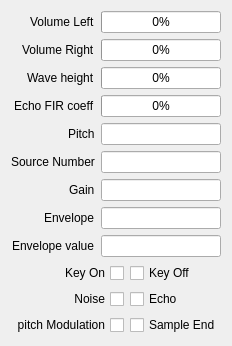
          <widget class="QWidget" name="Channel4">
           <attribute name="title">
            <string>4</string>
           </attribute>
           <layout class="QGridLayout" name="gridLayout_9">
            <item row="0" column="0">
             <layout class="QFormLayout" name="formLayout_8">
              <property name="fieldGrowthPolicy">
               <enum>QFormLayout::ExpandingFieldsGrow</enum>
              </property>
              <property name="rowWrapPolicy">
               <enum>QFormLayout::DontWrapRows</enum>
              </property>
              <property name="labelAlignment">
               <set>Qt::AlignRight|Qt::AlignTrailing|Qt::AlignVCenter</set>
              </property>
              <property name="formAlignment">
               <set>Qt::AlignHCenter|Qt::AlignTop</set>
              </property>
              <item row="0" column="0">
               <widget class="QLabel" name="VolumeLlabel_4">
                <property name="text">
                 <string>Volume Left</string>
                </property>
               </widget>
              </item>
              <item row="0" column="1">
               <widget class="QProgressBar" name="VolumeLprogressBar_4">
                <property name="value">
                 <number>0</number>
                </property>
               </widget>
              </item>
              <item row="1" column="0">
               <widget class="QLabel" name="VolumeRlabel_4">
                <property name="text">
                 <string>Volume Right</string>
                </property>
               </widget>
              </item>
              <item row="1" column="1">
               <widget class="QProgressBar" name="VolumeRprogressBar_4">
                <property name="value">
                 <number>0</number>
                </property>
               </widget>
              </item>
              <item row="2" column="0">
               <widget class="QLabel" name="WaveHeightlabel_4">
                <property name="text">
                 <string>Wave height</string>
                </property>
               </widget>
              </item>
              <item row="2" column="1">
               <widget class="QProgressBar" name="WaveHeightprogressBar_4">
                <property name="value">
                 <number>0</number>
                </property>
               </widget>
              </item>
              <item row="3" column="0">
               <widget class="QLabel" name="EchoFIRCoefflabel_4">
                <property name="text">
                 <string>Echo FIR coeff</string>
                </property>
               </widget>
              </item>
              <item row="3" column="1">
               <widget class="QProgressBar" name="EchoFIRCoeffprogressBar_4">
                <property name="value">
                 <number>0</number>
                </property>
               </widget>
              </item>
              <item row="4" column="0">
               <widget class="QLabel" name="Pitchlabel_4">
                <property name="text">
                 <string>Pitch</string>
                </property>
               </widget>
              </item>
              <item row="4" column="1">
               <widget class="QLineEdit" name="PitchlineEdit_4"/>
              </item>
              <item row="5" column="0">
               <widget class="QLabel" name="sourceNumberLabel_4">
                <property name="text">
                 <string>Source Number</string>
                </property>
               </widget>
              </item>
              <item row="5" column="1">
               <widget class="QLineEdit" name="sourceNumberLineEdit_4"/>
              </item>
              <item row="6" column="0">
               <widget class="QLabel" name="Gainlabel_4">
                <property name="text">
                 <string>Gain</string>
                </property>
               </widget>
              </item>
              <item row="6" column="1">
               <widget class="QLineEdit" name="GainlineEdit_4"/>
              </item>
              <item row="7" column="0">
               <widget class="QLabel" name="Envelopelabel_4">
                <property name="text">
                 <string>Envelope</string>
                </property>
               </widget>
              </item>
              <item row="7" column="1">
               <widget class="QLineEdit" name="EnvelopelineEdit_4"/>
              </item>
              <item row="8" column="0">
               <widget class="QLabel" name="EnvelopeValueLabel_4">
                <property name="text">
                 <string>Envelope value</string>
                </property>
               </widget>
              </item>
              <item row="8" column="1">
               <widget class="QLineEdit" name="EnvelopeValueLineEdit_4"/>
              </item>
              <item row="9" column="0" colspan="2">
               <layout class="QGridLayout" name="ChannelRegisters_4">
                <item row="0" column="0">
                 <widget class="QCheckBox" name="KeyOncheckBox_4">
                  <property name="layoutDirection">
                   <enum>Qt::RightToLeft</enum>
                  </property>
                  <property name="text">
                   <string>Key On</string>
                  </property>
                 </widget>
                </item>
                <item row="0" column="1">
                 <widget class="QCheckBox" name="KeyOffcheckBox_4">
                  <property name="text">
                   <string>Key Off</string>
                  </property>
                 </widget>
                </item>
                <item row="1" column="0">
                 <widget class="QCheckBox" name="NoisecheckBox_4">
                  <property name="layoutDirection">
                   <enum>Qt::RightToLeft</enum>
                  </property>
                  <property name="text">
                   <string>Noise</string>
                  </property>
                 </widget>
                </item>
                <item row="1" column="1">
                 <widget class="QCheckBox" name="EchocheckBox_4">
                  <property name="text">
                   <string>Echo</string>
                  </property>
                 </widget>
                </item>
                <item row="2" column="0">
                 <widget class="QCheckBox" name="PitchModulationcheckBox_4">
                  <property name="layoutDirection">
                   <enum>Qt::RightToLeft</enum>
                  </property>
                  <property name="text">
                   <string>pitch Modulation</string>
                  </property>
                 </widget>
                </item>
                <item row="2" column="1">
                 <widget class="QCheckBox" name="SampleEndcheckBox_4">
                  <property name="text">
                   <string>Sample End</string>
                  </property>
                 </widget>
                </item>
               </layout>
              </item>
             </layout>
            </item>
           </layout>
          </widget>
